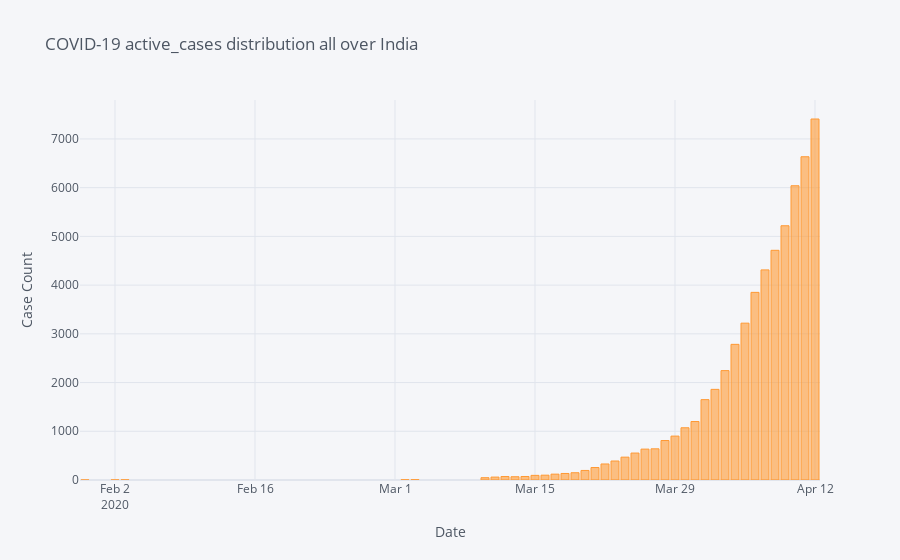
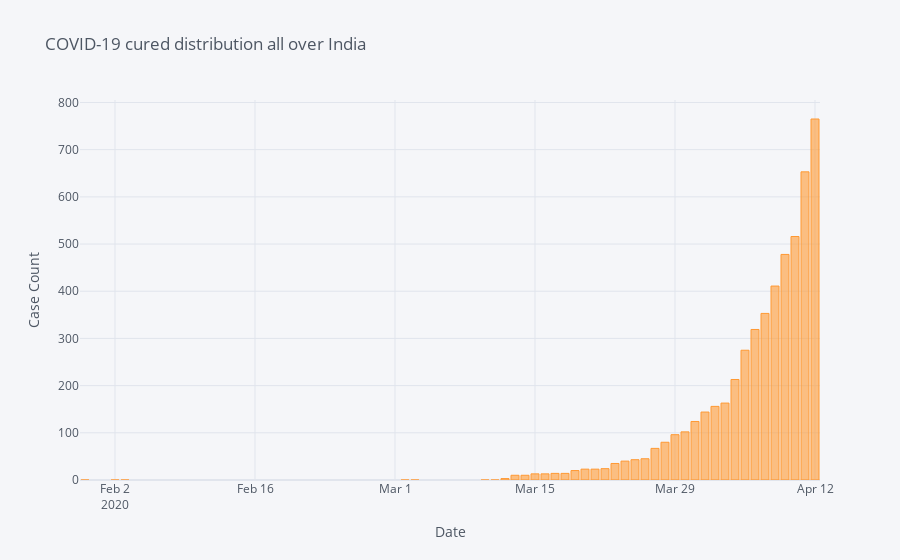
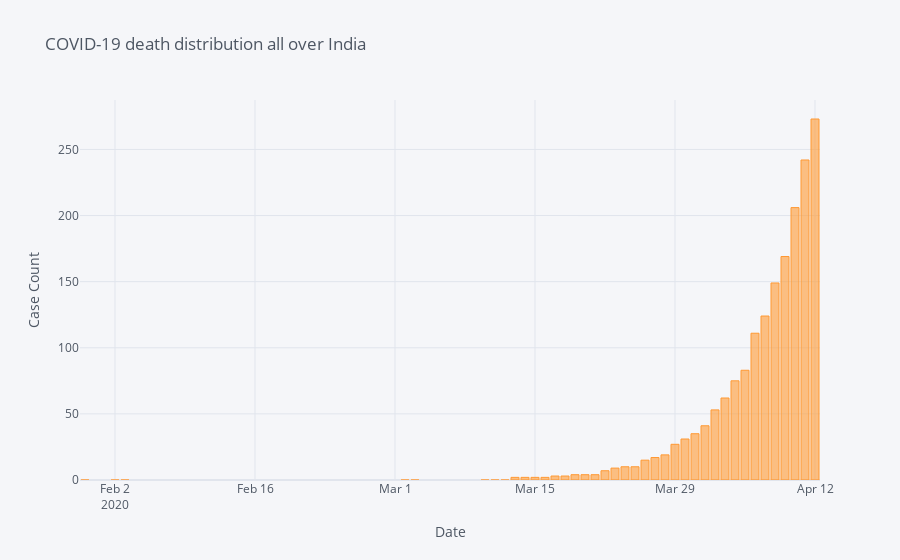
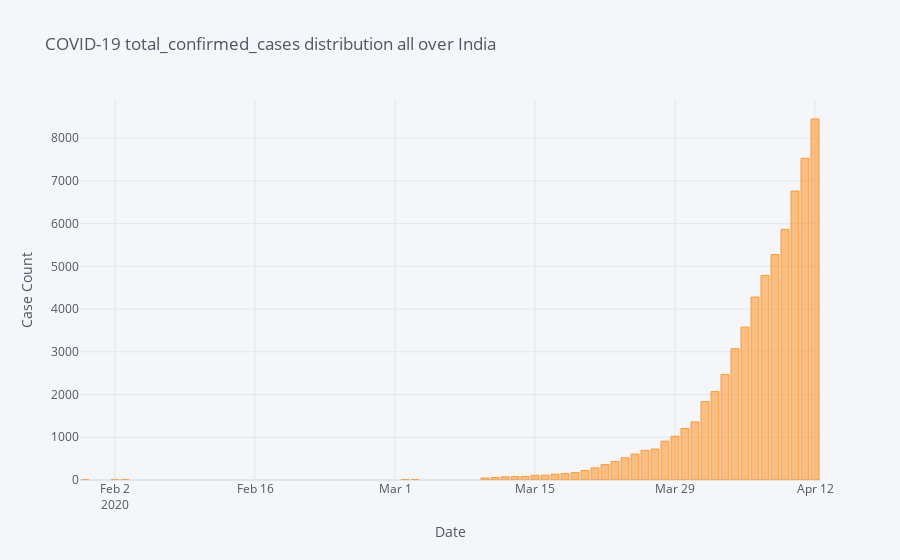

Notebook code for these charts, in order:
### Code cell
India_case_distribution(all_total, 'active_cases')
India_case_distribution(all_total, 'cured')
India_case_distribution(all_total, 'death')
India_case_distribution(all_total, 'total_confirmed_cases')

### Figure 1 — Plotly figure (JSON) as saved in the notebook; plotly's stock layout.template omitted (floating-point values rounded to 4 significant figures)
{"data": [{"marker": {"color": "rgba(255, 153, 51, 0.6)", "line": {"color": "rgba(255, 153, 51, 1.0)", "width": 1}}, "name": "value", "orientation": "v", "text": "", "type": "bar", "x": ["2020-01-30", "2020-02-02", "2020-02-03", "2020-03-02", "2020-03-03", "2020-03-10", "2020-03-11", "2020-03-12", "2020-03-13", "2020-03-14", "2020-03-15", "2020-03-16", "2020-03-17", "2020-03-18", "2020-03-19", "2020-03-20", "2020-03-21", "2020-03-22", "2020-03-23", "2020-03-24", "2020-03-25", "2020-03-26", "2020-03-27", "2020-03-28", "2020-03-29", "2020-03-30", "2020-03-31", "2020-04-01", "2020-04-02", "2020-04-03", "2020-04-04", "2020-04-05", "2020-04-06", "2020-04-07", "2020-04-08", "2020-04-09", "2020-04-10", "2020-04-11", "2020-04-12"], "y": [1, 2, 3, 5, 6, 47, 60, 71, 67, 72, 95, 99, 120, 134, 149, 196, 256, 329, 390, 469, 553, 634, 640, 810, 901, 1072, 1200, 1649, 1860, 2245, 2784, 3219, 3851, 4312, 4714, 5218, 6039, 6634, 7409]}], "layout": {"legend": {"bgcolor": "#F5F6F9", "font": {"color": "#4D5663"}}, "paper_bgcolor": "#F5F6F9", "plot_bgcolor": "#F5F6F9", "title": {"font": {"color": "#4D5663"}, "text": "COVID-19 active_cases distribution all over India"}, "xaxis": {"gridcolor": "#E1E5ED", "showgrid": true, "tickfont": {"color": "#4D5663"}, "title": {"font": {"color": "#4D5663"}, "text": "Date"}, "zerolinecolor": "#E1E5ED"}, "yaxis": {"gridcolor": "#E1E5ED", "showgrid": true, "tickfont": {"color": "#4D5663"}, "title": {"font": {"color": "#4D5663"}, "text": "Case Count"}, "zerolinecolor": "#E1E5ED"}}}

### Figure 2 — Plotly figure (JSON) as saved in the notebook; plotly's stock layout.template omitted (floating-point values rounded to 4 significant figures)
{"data": [{"marker": {"color": "rgba(255, 153, 51, 0.6)", "line": {"color": "rgba(255, 153, 51, 1.0)", "width": 1}}, "name": "value", "orientation": "v", "text": "", "type": "bar", "x": ["2020-01-30", "2020-02-02", "2020-02-03", "2020-03-02", "2020-03-03", "2020-03-10", "2020-03-11", "2020-03-12", "2020-03-13", "2020-03-14", "2020-03-15", "2020-03-16", "2020-03-17", "2020-03-18", "2020-03-19", "2020-03-20", "2020-03-21", "2020-03-22", "2020-03-23", "2020-03-24", "2020-03-25", "2020-03-26", "2020-03-27", "2020-03-28", "2020-03-29", "2020-03-30", "2020-03-31", "2020-04-01", "2020-04-02", "2020-04-03", "2020-04-04", "2020-04-05", "2020-04-06", "2020-04-07", "2020-04-08", "2020-04-09", "2020-04-10", "2020-04-11", "2020-04-12"], "y": [0, 0, 0, 0, 0, 0, 0, 3, 10, 10, 13, 13, 14, 14, 20, 23, 23, 24, 35, 40, 43, 45, 67, 80, 96, 102, 124, 144, 156, 163, 213, 275, 319, 353, 411, 478, 516, 653, 765]}], "layout": {"legend": {"bgcolor": "#F5F6F9", "font": {"color": "#4D5663"}}, "paper_bgcolor": "#F5F6F9", "plot_bgcolor": "#F5F6F9", "title": {"font": {"color": "#4D5663"}, "text": "COVID-19 cured distribution all over India"}, "xaxis": {"gridcolor": "#E1E5ED", "showgrid": true, "tickfont": {"color": "#4D5663"}, "title": {"font": {"color": "#4D5663"}, "text": "Date"}, "zerolinecolor": "#E1E5ED"}, "yaxis": {"gridcolor": "#E1E5ED", "showgrid": true, "tickfont": {"color": "#4D5663"}, "title": {"font": {"color": "#4D5663"}, "text": "Case Count"}, "zerolinecolor": "#E1E5ED"}}}

### Figure 3 — Plotly figure (JSON) as saved in the notebook; plotly's stock layout.template omitted (floating-point values rounded to 4 significant figures)
{"data": [{"marker": {"color": "rgba(255, 153, 51, 0.6)", "line": {"color": "rgba(255, 153, 51, 1.0)", "width": 1}}, "name": "value", "orientation": "v", "text": "", "type": "bar", "x": ["2020-01-30", "2020-02-02", "2020-02-03", "2020-03-02", "2020-03-03", "2020-03-10", "2020-03-11", "2020-03-12", "2020-03-13", "2020-03-14", "2020-03-15", "2020-03-16", "2020-03-17", "2020-03-18", "2020-03-19", "2020-03-20", "2020-03-21", "2020-03-22", "2020-03-23", "2020-03-24", "2020-03-25", "2020-03-26", "2020-03-27", "2020-03-28", "2020-03-29", "2020-03-30", "2020-03-31", "2020-04-01", "2020-04-02", "2020-04-03", "2020-04-04", "2020-04-05", "2020-04-06", "2020-04-07", "2020-04-08", "2020-04-09", "2020-04-10", "2020-04-11", "2020-04-12"], "y": [0, 0, 0, 0, 0, 0, 0, 0, 2, 2, 2, 2, 3, 3, 4, 4, 4, 7, 9, 10, 10, 15, 17, 19, 27, 31, 35, 41, 53, 62, 75, 83, 111, 124, 149, 169, 206, 242, 273]}], "layout": {"legend": {"bgcolor": "#F5F6F9", "font": {"color": "#4D5663"}}, "paper_bgcolor": "#F5F6F9", "plot_bgcolor": "#F5F6F9", "title": {"font": {"color": "#4D5663"}, "text": "COVID-19 death distribution all over India"}, "xaxis": {"gridcolor": "#E1E5ED", "showgrid": true, "tickfont": {"color": "#4D5663"}, "title": {"font": {"color": "#4D5663"}, "text": "Date"}, "zerolinecolor": "#E1E5ED"}, "yaxis": {"gridcolor": "#E1E5ED", "showgrid": true, "tickfont": {"color": "#4D5663"}, "title": {"font": {"color": "#4D5663"}, "text": "Case Count"}, "zerolinecolor": "#E1E5ED"}}}

### Figure 4 — Plotly figure (JSON) as saved in the notebook; plotly's stock layout.template omitted (floating-point values rounded to 4 significant figures)
{"data": [{"marker": {"color": "rgba(255, 153, 51, 0.6)", "line": {"color": "rgba(255, 153, 51, 1.0)", "width": 1}}, "name": "value", "orientation": "v", "text": "", "type": "bar", "x": ["2020-01-30", "2020-02-02", "2020-02-03", "2020-03-02", "2020-03-03", "2020-03-10", "2020-03-11", "2020-03-12", "2020-03-13", "2020-03-14", "2020-03-15", "2020-03-16", "2020-03-17", "2020-03-18", "2020-03-19", "2020-03-20", "2020-03-21", "2020-03-22", "2020-03-23", "2020-03-24", "2020-03-25", "2020-03-26", "2020-03-27", "2020-03-28", "2020-03-29", "2020-03-30", "2020-03-31", "2020-04-01", "2020-04-02", "2020-04-03", "2020-04-04", "2020-04-05", "2020-04-06", "2020-04-07", "2020-04-08", "2020-04-09", "2020-04-10", "2020-04-11", "2020-04-12"], "y": [1, 2, 3, 5, 6, 47, 60, 74, 79, 84, 110, 114, 137, 151, 173, 223, 283, 360, 434, 519, 606, 694, 724, 909, 1024, 1205, 1359, 1834, 2069, 2470, 3072, 3577, 4281, 4789, 5274, 5865, 6761, 7529, 8447]}], "layout": {"legend": {"bgcolor": "#F5F6F9", "font": {"color": "#4D5663"}}, "paper_bgcolor": "#F5F6F9", "plot_bgcolor": "#F5F6F9", "title": {"font": {"color": "#4D5663"}, "text": "COVID-19 total_confirmed_cases distribution all over India"}, "xaxis": {"gridcolor": "#E1E5ED", "showgrid": true, "tickfont": {"color": "#4D5663"}, "title": {"font": {"color": "#4D5663"}, "text": "Date"}, "zerolinecolor": "#E1E5ED"}, "yaxis": {"gridcolor": "#E1E5ED", "showgrid": true, "tickfont": {"color": "#4D5663"}, "title": {"font": {"color": "#4D5663"}, "text": "Case Count"}, "zerolinecolor": "#E1E5ED"}}}
